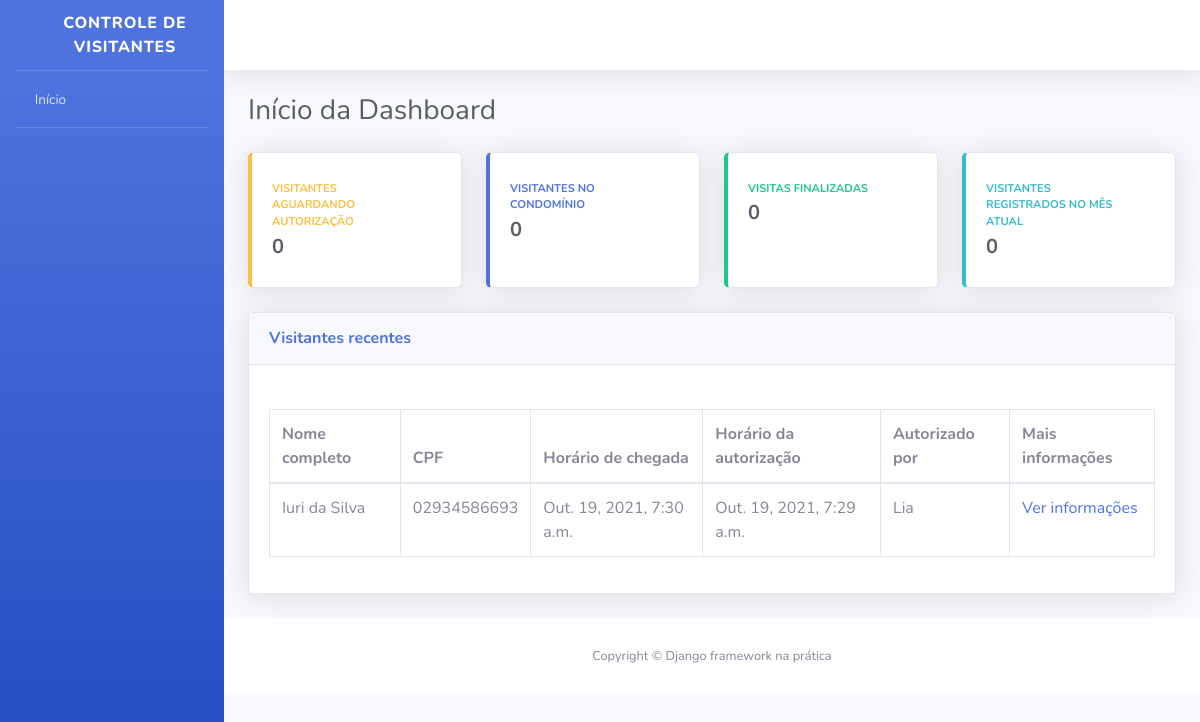
Before: / with the older database file.
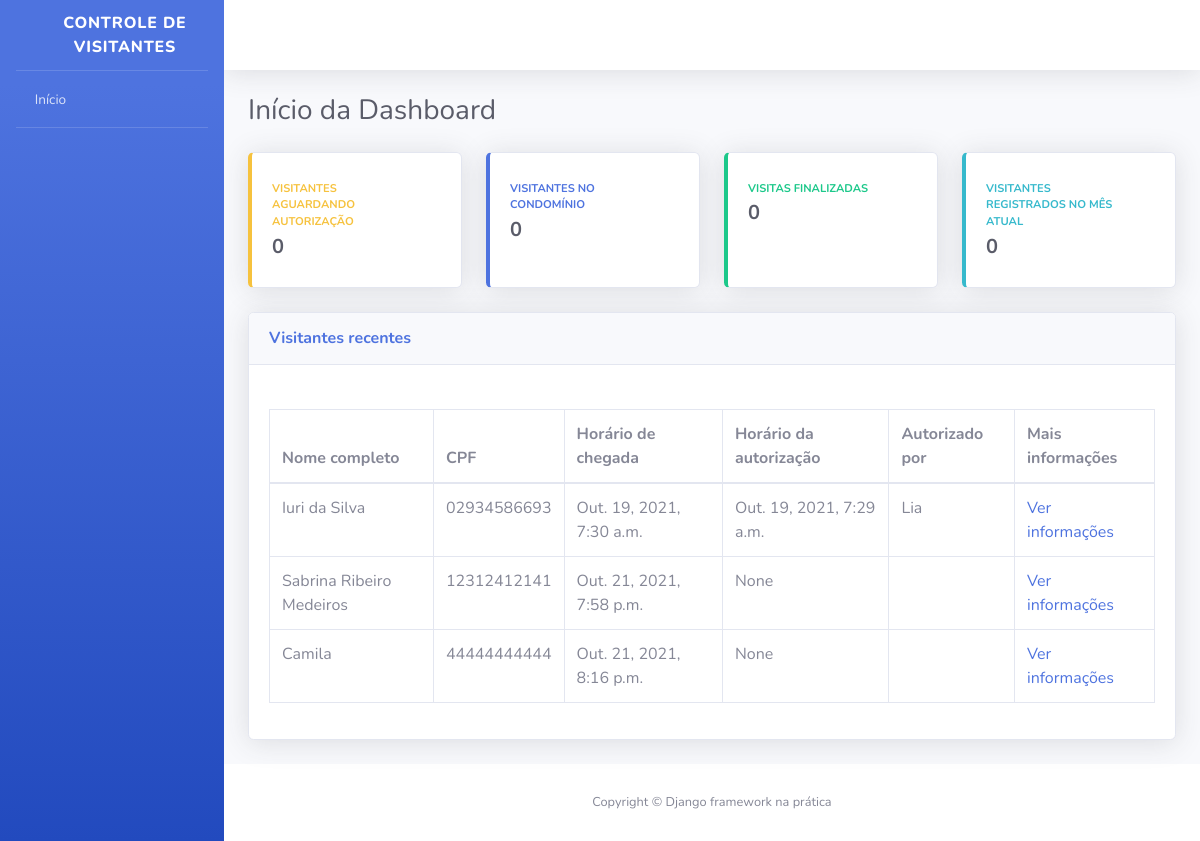
After: the same page with the newer database file.
### visitantes/models.py (models this page shows, shortened)
class Visitante(models.Model):
    nome = models.CharField(
        max_length = 194,
        verbose_name = "Nome do Visitante",
    )
    cpf = models.CharField(
        max_length = 11,
        verbose_name = "CPF",
    )
    data_nascimento = models.DateField(
        verbose_name = "Data de Nascimento",
        auto_now=False,
        auto_now_add=False,
    )
    numero_casa = models.PositiveSmallIntegerField(
        verbose_name = "Número da Casa sendo visitada",
    )
    placa_veiculo = models.CharField(
        verbose_name = "Placa do Veículo",
        max_length=7,
        blank = True,#Informando que o campo pode ficar em branco
        null = True,#Informando que o campo pode ser nulo
    )
    horario_chegada = models.DateTimeField(
        verbose_name="Horário de chegada",
        auto_now_add=True,
    )
    horario_saida = models.DateTimeField(
        verbose_name="Horário de saída",
        auto_now=False,
        blank=True,
        null=True,
    )
    horario_autorizacao = models.DateTimeField(
        verbose_name="Horário de autorização de entrada",
        auto_now=False,
        blank=True,
        null=True,
    )
    morador_responsavel = models.CharField(
        verbose_name="Nome do morador responsável por autorizar a entrada do visitante",
        max_length=194,
        blank=True,
    )
    registrado_por = models.ForeignKey(
        "projetos.Porteiro",
        verbose_name="Porteiro responsavel pelo registro",
        on_delete=models.PROTECT
    )
    class Meta:
        verbose_name = "Visitante"
        verbose_name_plural = "Visitantes"
        db_table = "visitante"

### usuarios/views.py (the view)
def index(request):
    todos_visitantes = Visitante.objects.all()
    inicio = {
        "apresentacao" : "Início da Dashboard",
        "todos_visitantes" : todos_visitantes,
    }
    return render(request, "index.html", inicio) #Usando a função render pra retornar um template

### templates/index.html (shortened to what this page needs)
{% extends "base.html" %} <!--Quando eu abrir esse arquivo eu vou puxar a base do dashboard do arquivo base.html e acrescentar esse bloco de conteudo no local designado no arquivo base(o mesmo acontece no outro arquivo)
{% block conteudo %}
<div id="content-wrapper" class="d-flex flex-column">
    <div id="content">
        <div class="container-fluid">
            <div class="d-sm-flex align-items-center justify-content-between mb-4">
                <h1 class="h3 mb-0 text-gray-800">{{apresentacao}}</h1>
            </div>
            <div class="row">
                <div class="col-xl-3 col-md-6 mb-4">
                    <div class="card border-left-warning shadow h-100 py-2">
                        <div class="card-body">
                            <div class="row no-gutters align-items-center">
                                <div class="col mr-2">
                                    <div class="text-xs font-weight-bold text-warning text-uppercase mb-1">Visitantes aguardando autorização</div>
                                    <div class="h5 mb-0 font-weight-bold text-gray-800">0</div>
                                </div>
                                <div class="col-auto">
                                    <i class="fas fa-user-lock fa-2x text-gray-300"></i>
                                </div>
                            </div>
                        </div>
                    </div>
                </div>
                <div class="col-xl-3 col-md-6 mb-4">
                    <div class="card border-left-primary shadow h-100 py-2">
                        <div class="card-body">
                            <div class="row no-gutters align-items-center">
                                <div class="col mr-2">
                                    <div class="text-xs font-weight-bold text-primary text-uppercase mb-1">Visitantes no condomínio</div>
                                    <div class="h5 mb-0 font-weight-bold text-gray-800">0</div>
                                </div>
                                <div class="col-auto">
                                    <i class="fas fa-user-clock fa-2x text-gray-300"></i>
                                </div>
                            </div>
                        </div>
                    </div>
                </div>
                <div class="col-xl-3 col-md-6 mb-4">
                    <div class="card border-left-success shadow h-100 py-2">
                        <div class="card-body">
                            <div class="row no-gutters align-items-center">
                                <div class="col mr-2">
                                    <div class="text-xs font-weight-bold text-success text-uppercase mb-1">Visitas finalizadas</div>
                                    <div class="h5 mb-0 font-weight-bold text-gray-800">0</div>
                                </div>
                                <div class="col-auto">
                                    <i class="fas fa-user-check fa-2x text-gray-300"></i>
                                </div>
                            </div>
                        </div>
                    </div>
                </div>
                <div class="col-xl-3 col-md-6 mb-4">
                    <div class="card border-left-info shadow h-100 py-2">
                        <div class="card-body">
                            <div class="row no-gutters align-items-center">
                                <div class="col mr-2">
                                    <div class="text-xs font-weight-bold text-info text-uppercase mb-1">Visitantes registrados no mês atual</div>
                                    <div class="h5 mb-0 font-weight-bold text-gray-800">0</div>
                                </div>
                                <div class="col-auto">
                                    <i class="fas fa-users fa-2x text-gray-300"></i>
                                </div>
                            </div>
                        </div>
                    </div>
                </div>
            </div>
            <div class="card shadow mb-4">
                <div class="card-header py-3 d-sm-flex align-items-center justify-content-between mb-4">
                    <h6 class="m-0 font-weight-bold text-primary">Visitantes recentes</h6>
                </div>
                <div class="card-body">
                    <div class="table-responsive">
                        <table class="table table-bordered">
                            <thead>
                                <th>Nome completo</th>
                                <th>CPF</th>
                                <th>Horário de chegada</th>
                                <th>Horário da autorização</th>
                                <th>Autorizado por</th>
                                <th>Mais informações</th>
                            </thead>
                            <tbody>
                                {% for visitante in todos_visitantes %}
                                    <tr>
                                        <td>{{visitante.nome}}</td>
                                        <td>{{visitante.cpf}}</td>
                                        <td>{{visitante.horario_chegada}}</td>
                                        <td>{{visitante.horario_autorizacao}}</td>
                                        <td>{{visitante.morador_responsavel}}</td>
                                        <td>
                                            <a href="#">
                                                Ver informações
                                            </a>
                                        </td>
                                    </tr>
                                {% endfor %}
                            </tbody>
                        </table>
                    </div>
                </div>
            </div>
        </div>
        {% endblock conteudo %}

### templates/base.html (shortened to what this page needs)
<!DOCTYPE html>
{% load static %}
<html lang="pt-br">
    <head>
        <link href="{% static 'css/sb-admin-2.min.css' %}" rel="stylesheet">
        <link href="{% static 'vendor/fontawesome-free/css/all.min.css' %}" rel="stylesheet" type="text/css">
    </head>
    <body id="page-top">
        <div id="wrapper">
            <ul class="navbar-nav bg-gradient-primary sidebar sidebar-dark accordion" id="accordionSidebar">
                <a class="sidebar-brand d-flex align-items-center justify-content-center" href="#">
                    <div class="sidebar-brand-icon rotate-n-15">
                        <i class="fas fa-user-shield"></i>
                    </div>
                    <div class="sidebar-brand-text">Controle de Visitantes</div>
                </a>
                <hr class="sidebar-divider my-0">
                <li class="nav-item">
                    <a class="nav-link" href="#">
                        <i class="fas fa-home"></i>
                        <span>Início</span>
                    </a>
                </li>
                <hr class="sidebar-divider">
            </ul>
            <div id="content-wrapper" class="d-flex flex-column">
                <div id="content">
                    <nav class="navbar navbar-expand navbar-light bg-white topbar mb-4 static-top shadow">
                        <ul class="navbar-nav ml-auto">
                            <li class="nav-item dropdown no-arrow">
                                <a class="nav-link dropdown-toggle" href="#" id="userDropdown" role="button" data-toggle="dropdown" aria-haspopup="true" aria-expanded="false">
                                    <span class="mr-2 d-none d-lg-inline text-gray-800 small">
                                        <i class="fas fa-cog"></i>
                                    </span>
                                </a>
                            </li>
                        </ul>
                    </nav>
                    {% block conteudo %} {% endblock conteudo %}
                    <footer class="sticky-footer bg-white">
                        <div class="container my-auto">
                            <div class="copyright text-center my-auto">
                                <span>Copyright © Django framework na prática</span>
                            </div>
                        </div>
                    </footer>
                </div>
            </div>
        </div>
    </body>
</html>

Changed rows visible on the page:
added Visitante: nome "Sabrina Ribeiro Medeiros", cpf "12312412141", horario_chegada "Out. 21, 2021, 7:58 p.m.", horario_autorizacao "None"
added Visitante: nome "Camila", cpf "44444444444", horario_chegada "Out. 21, 2021, 8:16 p.m.", horario_autorizacao "None"
